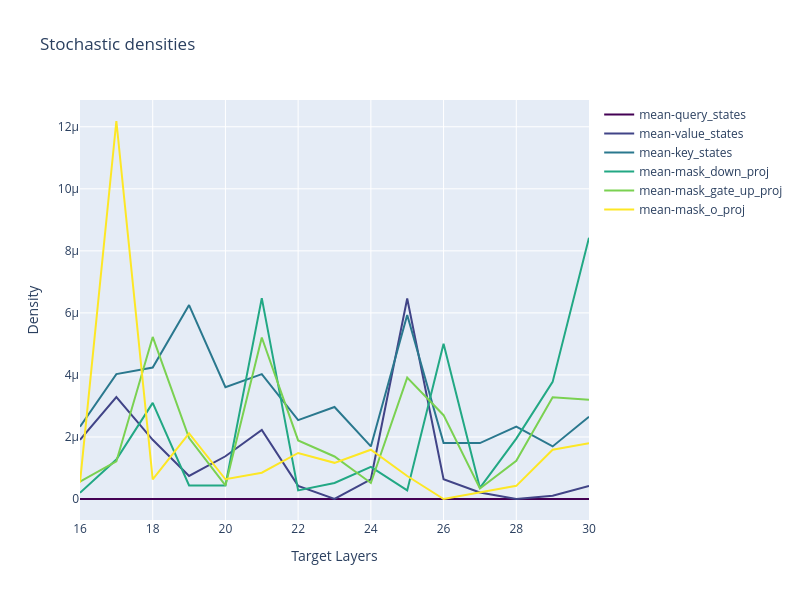

Source (notebook cell):
### Code cell
plot_densities(densities)

### Figure 1 — Plotly figure (JSON) as saved in the notebook; plotly's stock layout.template omitted (floating-point values rounded to 4 significant figures)
{"data": [{"line": {"color": "rgba(0.267004, 0.004874, 0.329415, 1.0)"}, "mode": "lines", "name": "mean-query_states", "type": "scatter", "x": [16, 17, 18, 19, 20, 21, 22, 23, 24, 25, 26, 27, 28, 29, 30], "y": [0, 0, 0, 0, 0, 0, 0, 0, 0, 0, 0, 0, 0, 0, 0]}, {"line": {"color": "rgba(0.253935, 0.265254, 0.529983, 1.0)"}, "mode": "lines", "name": "mean-value_states", "type": "scatter", "x": [16, 17, 18, 19, 20, 21, 22, 23, 24, 25, 26, 27, 28, 29, 30], "y": [1.907e-06, 3.285e-06, 1.907e-06, 7.417e-07, 1.378e-06, 2.225e-06, 4.239e-07, 0, 6.358e-07, 6.464e-06, 6.358e-07, 2.119e-07, 0, 1.06e-07, 4.239e-07]}, {"line": {"color": "rgba(0.163625, 0.471133, 0.558148, 1.0)"}, "mode": "lines", "name": "mean-key_states", "type": "scatter", "x": [16, 17, 18, 19, 20, 21, 22, 23, 24, 25, 26, 27, 28, 29, 30], "y": [2.331e-06, 4.027e-06, 4.239e-06, 6.252e-06, 3.603e-06, 4.027e-06, 2.543e-06, 2.967e-06, 1.695e-06, 5.934e-06, 1.801e-06, 1.801e-06, 2.331e-06, 1.695e-06, 2.649e-06]}, {"line": {"color": "rgba(0.134692, 0.658636, 0.517649, 1.0)"}, "mode": "lines", "name": "mean-mask_down_proj", "type": "scatter", "x": [16, 17, 18, 19, 20, 21, 22, 23, 24, 25, 26, 27, 28, 29, 30], "y": [1.987e-07, 1.272e-06, 3.099e-06, 4.371e-07, 4.371e-07, 6.477e-06, 2.782e-07, 5.166e-07, 1.033e-06, 2.782e-07, 5.007e-06, 3.576e-07, 1.947e-06, 3.775e-06, 8.424e-06]}, {"line": {"color": "rgba(0.477504, 0.821444, 0.318195, 1.0)"}, "mode": "lines", "name": "mean-mask_gate_up_proj", "type": "scatter", "x": [16, 17, 18, 19, 20, 21, 22, 23, 24, 25, 26, 27, 28, 29, 30], "y": [5.563e-07, 1.212e-06, 5.225e-06, 1.967e-06, 4.371e-07, 5.205e-06, 1.887e-06, 1.371e-06, 5.166e-07, 3.914e-06, 2.702e-06, 3.378e-07, 1.232e-06, 3.278e-06, 3.199e-06]}, {"line": {"color": "rgba(0.993248, 0.906157, 0.143936, 1.0)"}, "mode": "lines", "name": "mean-mask_o_proj", "type": "scatter", "x": [16, 17, 18, 19, 20, 21, 22, 23, 24, 25, 26, 27, 28, 29, 30], "y": [5.298e-07, 1.219e-05, 6.358e-07, 2.119e-06, 6.358e-07, 8.477e-07, 1.483e-06, 1.166e-06, 1.589e-06, 7.417e-07, 0, 2.119e-07, 4.239e-07, 1.589e-06, 1.801e-06]}], "layout": {"height": 600, "title": {"text": "Stochastic densities"}, "width": 800, "xaxis": {"title": {"text": "Target Layers"}}, "yaxis": {"title": {"text": "Density"}}}}
